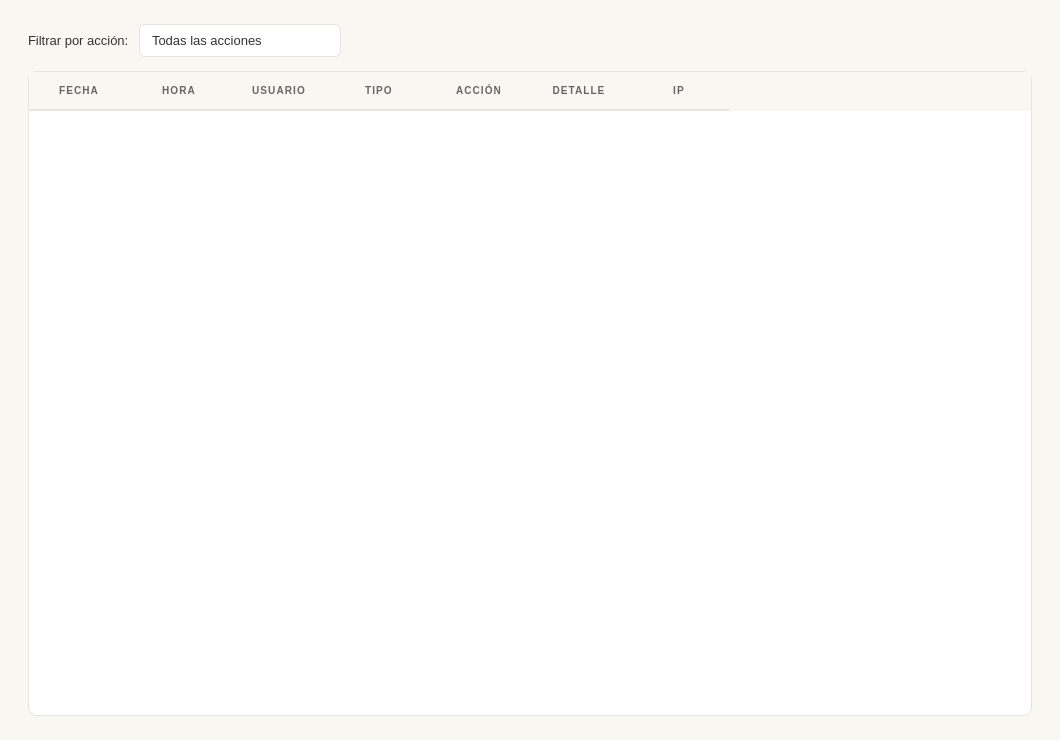
<?xml version="1.0" encoding="UTF-8"?>
<ui version="4.0">
 <class>PageActividadUI</class>
 <widget class="QWidget" name="PageActividadUI">
  <property name="geometry">
   <rect><x>0</x><y>0</y><width>1060</width><height>740</height></rect>
  </property>
  <property name="styleSheet">
   <string notr="true">QWidget {
    background-color: #f9f7f2;
    font-family: &quot;Segoe UI&quot;, &quot;Helvetica Neue&quot;, sans-serif;
    font-size: 13px;
    color: #333333;
}
QFrame#cardOperadores, QFrame#cardClientes,
QFrame#cardBloqueados, QFrame#cardTotal {
    background-color: #FFFFFF;
    border: 1px solid #e8e4dc;
    border-radius: 8px;
    padding: 16px;
}
QFrame#cardOperadores { border-top: 3px solid #5e8d8d; }
QFrame#cardClientes   { border-top: 3px solid #7a8c4e; }
QFrame#cardBloqueados { border-top: 3px solid #c0392b; }
QFrame#cardTotal      { border-top: 3px solid #b08a4e; }
QLabel#lblCardOpTitulo, QLabel#lblCardClTitulo,
QLabel#lblCardBlTitulo, QLabel#lblCardTotTitulo {
    color: #666666; font-size: 10px; font-weight: 700; letter-spacing: 1.2px;
}
QLabel#lblTotalOperadores, QLabel#lblTotalClientes,
QLabel#lblTotalBloqueados, QLabel#lblTotalUsuarios {
    color: #333333; font-size: 34px; font-weight: 800;
}
QLabel#lblCardOpSub, QLabel#lblCardClSub,
QLabel#lblCardBlSub, QLabel#lblCardTotSub { color: #666666; font-size: 11px; }
QLabel#lblDashActTitle, QLabel#lblHistorialTitle,
QLabel#lblBackupTitle, QLabel#lblSysTitle {
    color: #333333; font-size: 14px; font-weight: 700;
}
QTableWidget {
    background-color: #FFFFFF; border: 1px solid #e8e4dc;
    border-radius: 8px; gridline-color: transparent; outline: none;
    font-size: 13px; color: #333333;
    selection-background-color: #eef4f4; selection-color: #5e8d8d;
}
QTableWidget::item { padding: 10px 14px; border-bottom: 1px solid #f3f0ea; }
QTableWidget::item:selected { background-color: #eef4f4; color: #5e8d8d; }
QHeaderView::section {
    background-color: #f9f7f2; color: #666666; font-size: 10px;
    font-weight: 700; letter-spacing: 1.1px; padding: 9px 14px;
    border: none; border-bottom: 2px solid #e8e4dc;
}
QScrollBar:vertical { background: #f9f7f2; width: 6px; border-radius: 3px; }
QScrollBar::handle:vertical { background: #cac5bc; border-radius: 3px; min-height: 24px; }
QScrollBar::add-line:vertical, QScrollBar::sub-line:vertical { height: 0px; }
QScrollBar:horizontal { background: #f9f7f2; height: 6px; border-radius: 3px; }
QScrollBar::handle:horizontal { background: #cac5bc; border-radius: 3px; }
QScrollBar::add-line:horizontal, QScrollBar::sub-line:horizontal { width: 0px; }
QLineEdit {
    background-color: #FFFFFF; border: 1px solid #e8e4dc;
    border-radius: 6px; padding: 8px 12px; font-size: 13px; color: #333333;
}
QLineEdit:hover { border-color: #c8c0b4; }
QLineEdit:focus { border: 1.5px solid #5e8d8d; background-color: #fafaf8; }
QComboBox {
    background-color: #FFFFFF; border: 1px solid #e8e4dc;
    border-radius: 6px; padding: 7px 12px; font-size: 13px;
    color: #333333; min-width: 150px;
}
QComboBox:hover { border-color: #c8c0b4; }
QComboBox:focus { border: 1.5px solid #5e8d8d; }
QComboBox::drop-down { border: none; width: 24px; }
QComboBox QAbstractItemView {
    background-color: #FFFFFF; border: 1px solid #e8e4dc; outline: none;
    selection-background-color: #eef4f4; selection-color: #5e8d8d; font-size: 13px;
}
QFrame#backupCard {
    background-color: #FFFFFF; border: 1px solid #e8e4dc;
    border-top: 3px solid #5e8d8d; border-radius: 8px; padding: 20px;
}
QFrame#infoSistemaCard {
    background-color: #FFFFFF; border: 1px solid #e8e4dc;
    border-top: 3px solid #7a8c4e; border-radius: 8px; padding: 20px;
}
QLabel#lblBackupDesc, QLabel#lblPython, QLabel#lblHost, QLabel#bkLast1 {
    color: #666666; font-size: 12px;
}
QPushButton#btnNuevoOperador {
    background-color: #5e8d8d; color: #FFFFFF; border: none;
    border-radius: 6px; padding: 8px 16px; font-size: 13px; font-weight: 600;
}
QPushButton#btnNuevoOperador:hover { background-color: #4e7a7a; }
QPushButton#btnExportarOp {
    background-color: #7a8c4e; color: #FFFFFF; border: none;
    border-radius: 6px; padding: 8px 16px; font-size: 12px; font-weight: 600;
}
QPushButton#btnExportarOp:hover { background-color: #697a3e; }
QPushButton#btnVerTodosDash {
    background-color: #FFFFFF; color: #5e8d8d; border: 1px solid #5e8d8d;
    border-radius: 6px; padding: 6px 14px; font-size: 12px; font-weight: 600;
}
QPushButton#btnVerTodosDash:hover { background-color: #eef4f4; }
QPushButton#btnBackupAhora {
    background-color: #5e8d8d; color: #FFFFFF; border: none;
    border-radius: 6px; padding: 10px 22px; font-size: 13px; font-weight: 600; margin-top: 8px;
}
QPushButton#btnBackupAhora:hover { background-color: #4e7a7a; }
QPushButton#btnEdit {
    background-color: #eef4f4; color: #5e8d8d; border: 1px solid #c5dcdc;
    border-radius: 4px; padding: 4px 10px; font-size: 11px; font-weight: 600;
}
QPushButton#btnEdit:hover { background-color: #d4e8e8; }
QPushButton#btnDanger {
    background-color: #fdecea; color: #c0392b; border: 1px solid #f5c6c3;
    border-radius: 4px; padding: 4px 10px; font-size: 11px; font-weight: 600;
}
QPushButton#btnDanger:hover { background-color: #f9d4d1; }
QPushButton#btnSuccess {
    background-color: #eafaf1; color: #27ae60; border: 1px solid #b7e4c7;
    border-radius: 4px; padding: 4px 10px; font-size: 11px; font-weight: 600;
}
QPushButton#btnSuccess:hover { background-color: #d4f0e0; }
QPushButton#btnSecondary {
    background-color: #FFFFFF; color: #333333; border: 1px solid #e8e4dc;
    border-radius: 4px; padding: 4px 10px; font-size: 11px;
}
QPushButton#btnSecondary:hover { border-color: #5e8d8d; color: #5e8d8d; }</string>
  </property>
  <layout class="QVBoxLayout" name="actLayout">
   <property name="leftMargin"><number>28</number></property>
   <property name="topMargin"><number>24</number></property>
   <property name="rightMargin"><number>28</number></property>
   <property name="bottomMargin"><number>24</number></property>
   <property name="spacing"><number>14</number></property>

   <item>
    <layout class="QHBoxLayout" name="actToolbar">
     <property name="spacing"><number>10</number></property>
     <item>
      <widget class="QLabel" name="lblFiltroAccion">
       <property name="text"><string>Filtrar por acción:</string></property>
      </widget>
     </item>
     <item>
      <widget class="QComboBox" name="filtroAccion">
       <item><property name="text"><string>Todas las acciones</string></property></item>
       <item><property name="text"><string>Creación</string></property></item>
       <item><property name="text"><string>Modificación</string></property></item>
       <item><property name="text"><string>Bloqueo</string></property></item>
       <item><property name="text"><string>Backup</string></property></item>
      </widget>
     </item>
     <item>
      <spacer>
       <property name="orientation"><enum>Qt::Horizontal</enum></property>
       <property name="sizeHint" stdset="0"><size><width>40</width><height>20</height></size></property>
      </spacer>
     </item>
    </layout>
   </item>

  
   <item>
    <widget class="QTableWidget" name="tablaActividad">
     <property name="editTriggers"><set>QAbstractItemView::NoEditTriggers</set></property>
     <property name="selectionBehavior"><enum>QAbstractItemView::SelectRows</enum></property>
     <property name="showGrid"><bool>false</bool></property>
     <property name="columnCount"><number>7</number></property>
     <column><property name="text"><string>FECHA</string></property></column>
     <column><property name="text"><string>HORA</string></property></column>
     <column><property name="text"><string>USUARIO</string></property></column>
     <column><property name="text"><string>TIPO</string></property></column>
     <column><property name="text"><string>ACCIÓN</string></property></column>
     <column><property name="text"><string>DETALLE</string></property></column>
     <column><property name="text"><string>IP</string></property></column>
    </widget>
   </item>

  </layout>
 </widget>
</ui>
